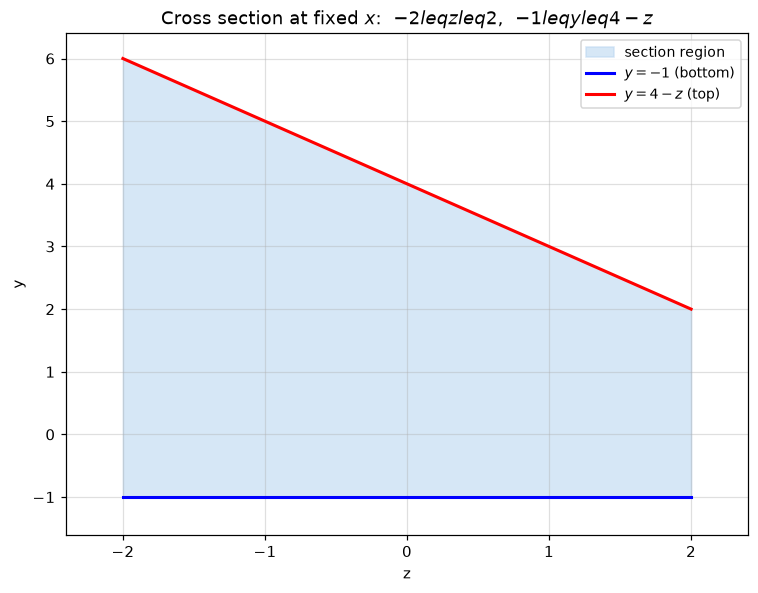

Here is the Python script that generated this plot:
"""Fig 2: cross section in the yz-plane (cylinder projects to the strip -2<=z<=2)."""
import numpy as np
import matplotlib
matplotlib.use("Agg")
import matplotlib.pyplot as plt

fig, ax = plt.subplots(figsize=(7, 5.5))
z = np.linspace(-2, 2, 100)
ax.fill_between(z, -1, 4 - z, color="#bcd7f0", alpha=0.6, label="section region")
ax.plot(z, np.full_like(z, -1.0), "b-", lw=2, label=r"$y=-1$ (bottom)")
ax.plot(z, 4 - z, "r-", lw=2, label=r"$y=4-z$ (top)")
ax.set_xlabel("z"); ax.set_ylabel("y")
ax.set_xlim(-2.4, 2.4); ax.set_ylim(-1.6, 6.4)
ax.set_title(r"Cross section at fixed $x$:  $-2 leq z leq 2$,  $-1 leq y leq 4-z$")
ax.grid(alpha=0.4); ax.legend(fontsize=9, loc="upper right")
plt.tight_layout()
plt.savefig("D:/Program-Files/MCMA-Toolchain/dev-logs/.raw_data/dev-logs-20261110/dsh-qwen3.8-27b-hpc/calculus-15.7.22/solution/part1_figure2.png",
            dpi=110, bbox_inches="tight")
print("saved fig2")
